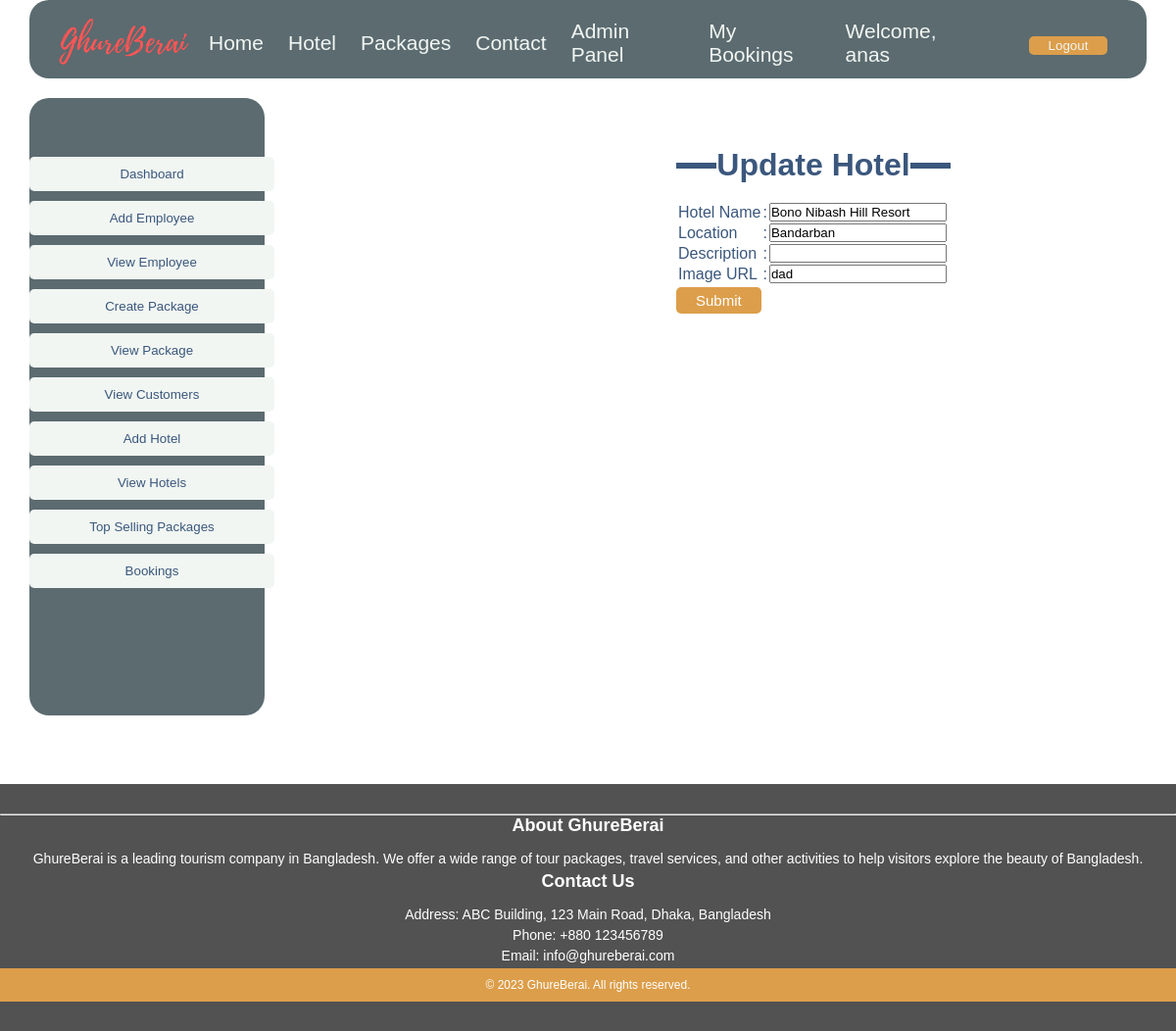
Page /View/Admin/UpdateHotel.php?updateid=2 (signed in) on the committed database.
### tables this page shows
CREATE TABLE `hotels` (
  `Hotel_Id` int(11) NOT NULL,
  `Hotel_Name` varchar(100) DEFAULT NULL,
  `Location` varchar(100) NOT NULL,
  `Description` text DEFAULT NULL,
  `Image` varchar(255) DEFAULT NULL,
  `Created_at` timestamp NULL DEFAULT current_timestamp()
);

### Model/Admin/HotelModel.php (called while the page is built, shortened)
<?php
function getHotelData($Hotel_Id)
{
    require('../../Model/Connection.php');
    $query = "SELECT * FROM hotels WHERE Hotel_Id = ? LIMIT 1";
    $stmt = $con->prepare($query);
    $stmt->bind_param("i", $Hotel_Id);
    $stmt->execute();
    $result = $stmt->get_result();
    $hotel_data = $result->fetch_assoc();
    return $hotel_data;
}
?>

### Controller/Admin/UpdateHotelAction.php (called while the page is built, shortened)
<?php
function getHotel($Hotel_Id)
{
    include_once('../../Model/Admin/HotelModel.php');
    $result = getHotelData($Hotel_Id);
    return $result;
}

### View/Admin/UpdateHotel.php (the view, shortened to what this page needs)
<?php
if (isset($_GET['updateid'])) {
    $Hotel_Id = $_GET['updateid'];
    include('../../Controller/Admin/UpdateHotelAction.php');
    $hotel_data = getHotel($Hotel_Id);
    $Hotel_Name = $hotel_data['Hotel_Name'];
    $Location = $hotel_data['Location'];
    $Description = $hotel_data['Description'];
    $Image_url = $hotel_data['Image'];
}
?>
<!DOCTYPE html>
<html lang="en">
<head>
    <link rel="stylesheet" href="index.css">
</head>
<body>
    <div class="">
        <div class="AdminPage">
            <?php
            include('Header.php');
            include('AdminPanelMenu.php');
            ?>
            <div class="check ">
                <fieldset
                    style=" border: 6px solid #3B577D; border-bottom: none; border-left: none; border-right: none;">
                    <legend style="text-align: center">
                        <h1 align="center">Update Hotel</h1>
                    </legend>
                </fieldset><br>
                <form method="POST"
                    action="../../Controller/Admin/UpdateHotelAction.php?updateid=<?php echo $Hotel_Id ?>"
                    onsubmit="return upHotelCheck()">
                    <table align="center" style="text-align: left">
                        <tr>
                            <td><label for="Hotel_Name">Hotel Name</label></td>
                            <td>:</td>
                            <td><Input type="text" name="Hotel_Name" id="Hotel_Name"
                                    value="<?php echo $Hotel_Name ?>"></Input>
                            </td>
                        </tr>
                        <tr>
                            <td><label for="Location">Location</label></td>
                            <td>:</td>
                            <td><Input type="text" name="Location" id="Location"
                                    value="<?php echo $Location ?>"></Input>
                            </td>
                        </tr>
                        <tr>
                            <td><label for="Description">Description </label></td>
                            <td>:</td>
                            <td><Input type="text" name="Description" id="Description"
                                    value="<?php echo $Description ?>"></Input>
                            </td>
                        </tr>
                        <tr>
                            <td><label for="Image">Image URL </label></td>
                            <td>:</td>
                            <td><input type="text" name="Image" id="Image" value="<?php echo $Image_url ?>"></td>
                        </tr>
                    </table>
                    <div class="EmpFormButton">
                        <input class="input-btn" type="submit">
                    </div>
                </form>
            </div>
        </div>
    </div>
    <?php
    include('../Footer.php');
    ?>
</body>
</html>

### View/Assets/index.css (style rules this page uses)
* { font-family: sans-serif; margin: 0; padding: 0; }
.AdminPage { background-color: #fff; height: 800px; display: flex; }
.EmpFormButton { display: grid; justify-content: flex-start; }
.input-btn { border: none; padding: 5px 20px; background-color: #dc9e4a; color: white; border-radius: 5px; cursor: pointer; font-size: 15px; }

### View/Admin/UpdateHotel.php (style rules this page uses)
.check { padding-top: 150px; padding-left: 420px; align-items: center; color: #3B577D; text-align: center; }

### rows in the picture
hotels: Hotel_Name "Bono Nibash Hill Resort", Location "Bandarban", Image "dad"

### other values in the picture
$_SESSION["username"] "anas"
